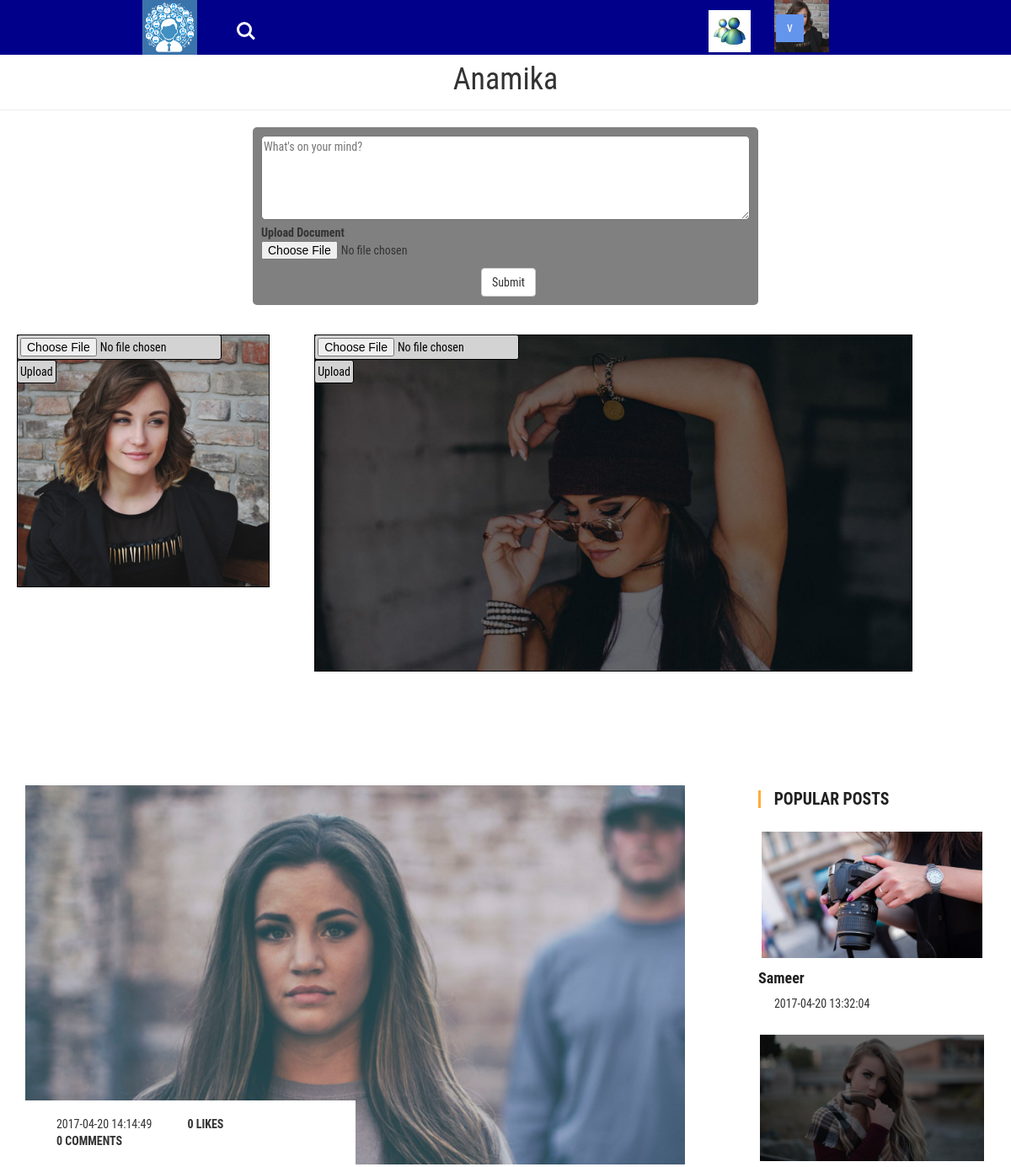
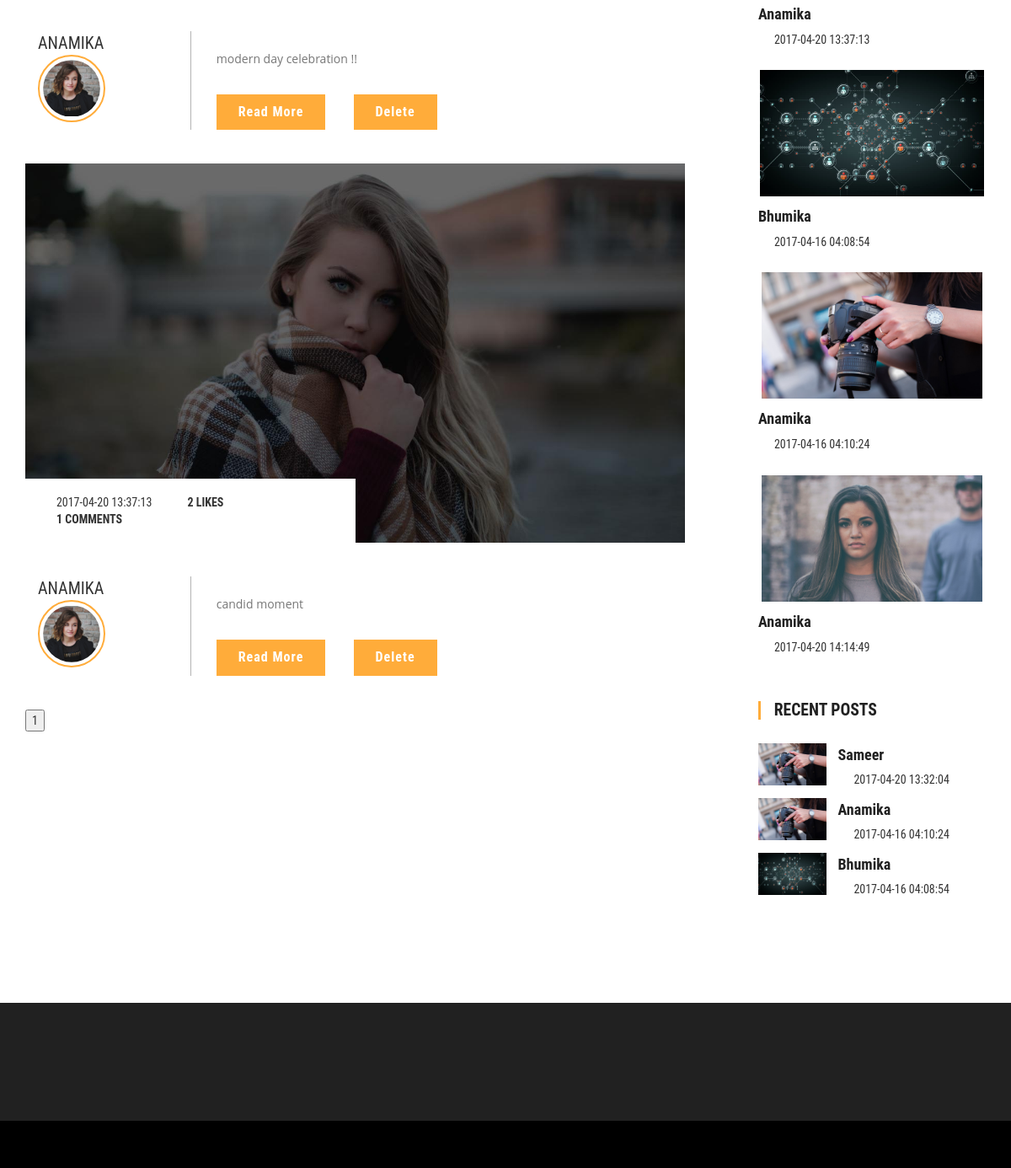
/user_page.php?text1=anamikap24@gmail.com (signed in), run on the app's committed database (2 pictures, top to bottom).
### tables this page shows
CREATE TABLE `users` (
  `UserId` int(11) NOT NULL,
  `Username` varchar(25) NOT NULL,
  `Email` varchar(255) NOT NULL,
  `Password` varchar(255) NOT NULL,
  `Content` varchar(2000) NOT NULL,
  `Gender` varchar(10) NOT NULL,
  `CreationDate` date NOT NULL,
  `UpdatedDate` date NOT NULL,
  `IsAdmin` int(10) NOT NULL,
  `Profile_Pic` varchar(2000) NOT NULL,
  `Cover_Pic` varchar(2000) NOT NULL
);

CREATE TABLE `posts` (
  `ID` int(11) NOT NULL,
  `post_Content` varchar(30000) NOT NULL,
  `Content` varchar(2000) NOT NULL,
  `image` varchar(2000) NOT NULL,
  `author_id` int(11) NOT NULL,
  `date_time` varchar(2000) NOT NULL,
  `num_comment` int(11) NOT NULL,
  `num_likes` int(11) NOT NULL
);

### user_page.php (the view, shortened to what this page needs)
<!DOCTYPE html>
<html lang="en" ng-app = "myApp">
<head>
<?php include "header.php";
	if(isset($_SESSION['email']) && $_SESSION['email']!=''){
 ?>
<link href="css/skdslider.css" rel="stylesheet">
<?php
	$email = $_GET['text1'];
	$query = " SELECT * FROM users WHERE Email = '$_SESSION[email]' limit 1";
	$result = mysqli_query($con,$query);
	$row = mysqli_fetch_array($result);
	$query = " SELECT * FROM users WHERE Email = '$email' limit 1";
	$result = mysqli_query($con,$query);
	$row2 = mysqli_fetch_array($result);
?>
</head>
<body ng-controller="cntrl">
	<header style="height:65px; background-color:#00008B">
			<div class="container">
				<div style="margin-left:0px;  width:30%; margin-bottom:20px; dsplay:inline;" class="logo">
					<a href=<?php echo "main.php?text1=".$_SESSION['email']; ?>><img style="height:65px; width:65px;"src="images/logo.png" /></a>
						<div style="margin-left:80px; width:200px;" >
							<div style="width:40px; margin-left:80%; margin-top:-50px;" class="cd-main-header">
								<a class="cd-search-trigger" href="#cd-search"> <span></span></a>
							</div>
						</div>
						<div class="dropdown">
				<button class="dropbtn">v</button>
			</div>
			<input  ng-init="search_id='<?php echo $row['UserId']; ?>'" ng-click="find_frnd_reqst()" id="frnd_request" style="margin-top:-100px; margin-left:237%; width:50px; height:50px;" type="image" src="images/request.jpg" alt="Submit" />
	</header>
	<h1 align="center"; style="margin-top:10px; margin-bottom:-5px;"> <?php echo $row2['Username']; ?> </h1>
	<hr />
	<?php if($_SESSION['email'] == $email){ ?>
	<div style="background-color:grey; width:50%; margin:10px auto; padding:10px; border-radius:5px; z-index:0;">
		<form style="margin:auto; " >
			<textarea ng-init="author_id='<?php echo $row['UserId']; ?>'" ng-model="content" style="width:100%; border-radius:5px; height:100px;" type="text" name="desc" placeholder="What's on your mind?" required></textarea>
			<label>Upload Document </label>
			<input file-input="files" type="file" name="file" accept="image/jpeg,image/png,image/gif" id="image" required>
			<button type="submit" style="margin: 10px 45% 0px;" class="btn btn-default"  ng-click="uploadFile()" >Submit</button>
		</form>
	</div>
	<?php } ?>
	<div style="margin-top:-40px;" class="container" >
		<div class="banner-btm-agile" >
		<div style="height:500px;  margin-top:-20px" >
			<div style="width:100px;" class="ctn">
				<?php $a = $row2['Profile_Pic'];
				echo "<img style='position:absolute; margin-left:-10px; height:300px; width:300px; border:solid black 1px;' id='cover-image' src='images/$a' alt='Profile Pic'>";
				if($_SESSION['email'] == $email){ ?>
				<form id="image_form" style="position:absolute; margin-left:-10px; height:30px; width:300px;" >
					<input  ng-init="email='<?php echo $email; ?>'; " file-input="files" id="def" type="file" name="file" accept="image/png,image/jpg,image/jpeg,image/gif" required>
					<input type="submit" value="Upload" ng-click="uploadImage()">
				</form>
				<?php } ?>
			</div>
			<div style="width:700px;" class="ctn">
				<?php $a = $row2['Cover_Pic'];
				echo "<img style='position:absolute; margin-left:20%;  height:400px; border:solid black 1px;' id='cover-image' src='images/$a' alt='Cover Pic' >";
				if($_SESSION['email'] == $email){ ?>
				<form id="image_form2" style="position:absolute; margin-left:20%; width:60%; height:400px;"  >
					<input ng-init="email='<?php echo $email; ?>';" file-input="files" id="abc" type="file" name="file" accept="image/png,image/jpg,image/jpeg,image/gif" required>
					<input type="submit" value="Upload" ng-click="uploadImage2()">
				</form>
				 <?php } ?>
			</div>
		</div>
			<div style="margin-top:50px;" class="col-md-9 btm-wthree-left">
			<div id="post_data">
				<?php
					$record_per_page =4;
					if(isset($_POST["page"])){
						$page = $_POST["page"];
					}
					else{
						$page = 1;
					}
					$start_from = ($page - 1)*$record_per_page;
					$query = "SELECT posts.post_content as con,num_comment,num_likes,ID,Username,Profile_Pic,image,date_time,email FROM posts join users WHERE author_id=userid and author_id = '$row2[UserId]' order by date_time desc LIMIT $start_from,$record_per_page";
					$result = mysqli_query($con,$query);
					$post_num = mysqli_num_rows($result);
					while($post_num>0 && $post = mysqli_fetch_array($result)){
				?>
				<div class="wthree-top">
					<div class="w3agile-top">
						<div style="height:450px; background-color:#d9d9db;"  class="w3agile_special_deals_grid_left_grid">
							<a href=<?php echo "singlepage.php?text1=".$email."&text2=".$post['ID']; ?>>
								<img style=" height:100%; margin:auto;" src=<?php echo "images/".$post['image']; ?> class="img-responsive" alt="" />
							</a>
						</div>
						<div class="w3agile-middle">
						<ul>
							<li><i class="fa fa-calendar" aria-hidden="true"></i><?php echo $post['date_time']; ?></li>
							<li><a href=<?php echo "singlepage.php?text1=".$email."&text2=".$post['ID']; ?>><i class="fa fa-thumbs-up" aria-hidden="true"></i><?php echo $post['num_likes'];?> LIKES</a></li>
							<li><a href=<?php echo "singlepage.php?text1=".$email."&text2=".$post['ID']; ?>><i class="fa fa-comment" aria-hidden="true"></i><?php echo $post['num_comment'];?> COMMENTS</a></li>
						</ul>
					</div>
					</div>
					<div class="w3agile-bottom">
						<div class="col-md-3 w3agile-left">
							<h5><?php echo $post['Username']; ?></h5>
							<div class="comments-grid-left">
								<a href=<?php echo 'user_page.php?text1='.$post['email']; ?>>
									<img style="height:80px; width:80px;" src=<?php echo "images/".$post['Profile_Pic']; ?> alt=" " />
								</a>
							</div>
						</div>
						<div class="col-md-9 w3agile-right">
							<p><?php echo $post['con']; ?></p>
							<a class="agileits w3layouts" href=<?php echo "singlepage.php?text1=".$email."&text2=".$post['ID']; ?>>Read More </a>
							<?php if($_SESSION['email']==$email){ ?>
								<a style="margin-left:30px;" class="agileits w3layouts" href=<?php echo "delete.php?text1=".$email."&text2=".$post['ID']; ?>>Delete </span></a>
							<?php } ?>
						</div>
							<div class="clearfix"></div>
					</div>
				</div>
				<?php }
 					$page_query = "SELECT * FROM posts WHERE author_id = '$row2[UserId]'";
					$page_result = mysqli_query($con, $page_query);
					$total_records = mysqli_num_rows($page_result);
					$total_pages = ceil($total_records/$record_per_page);
					for($i=1; $i<=$total_pages; $i++){
						?>
							<form id="page" method="post" action=<?php echo "user_page.php?text1=".$email; ?>>
								<input type="Submit" value=<?php echo $i; ?> name="page"/>
							</form>
						<?php
					}
				?>
			</div>
		</div>
			<div class="col-md-3 w3agile_blog_left">
				<div class="w3ls_popular_posts">
					<h3>Popular Posts</h3>
				<?php
					$result = mysqli_query($con,"Select date_time,Username,image,Email,ID from posts join users where author_id = UserId order by num_likes desc limit 5");
					while($pop_re = mysqli_fetch_array($result)){
				?>
					<div class="agileits_popular_posts_grid">
						<div class="w3agile_special_deals_grid_left_grid">
							<a href=<?php echo "singlepage.php?text1=".$pop_re['Email']."&text2=".$pop_re['ID']; ?>>
								<img style=" height:150px; margin:auto;" src=<?php echo "images/".$pop_re['image']; ?> class="img-responsive" alt="" />
							</a>
						</div>
						<h4>
							<a href=<?php echo 'user_page.php?text1='.$pop_re['Email']; ?>>
								<?php echo $pop_re['Username']; ?>
							</a>
						</h4>
						<h5><i class="fa fa-calendar" aria-hidden="true"></i><?php echo $pop_re['date_time']; ?></h5>
					</div>
				<?php } ?>
				</div>
			<div class="w3ls_recent_posts">
					<h3>Recent Posts</h3>
				<?php
					$result = mysqli_query($con,"Select date_time,Username,image,Email,ID from posts join users where author_id = UserId and email!='$_SESSION[email]' order by date_time desc limit 3");
					while($pop_re = mysqli_fetch_array($result)){
				?>
					<div class="agileits_recent_posts_grid">
						<div class="agileits_recent_posts_gridl">
							<div class="w3agile_special_deals_grid_left_grid">
								<a href=<?php echo "singlepage.php?text1=".$pop_re['Email']."&text2=".$pop_re['ID']; ?>>
									<img style=" height:50px; margin:auto;" src=<?php echo "images/".$pop_re['image']; ?> class="img-responsive" alt="" />
								</a>
							</div>
						</div>
						<div class="agileits_recent_posts_gridr">
						<h4>
							<a href=<?php echo 'user_page.php?text1='.$pop_re['Email']; ?>>
								<?php echo $pop_re['Username']; ?>
							</a>
						</h4>
						<h5><i class="fa fa-calendar" aria-hidden="true"></i><?php echo $pop_re['date_time']; ?></h5>
						</div>
						<div class="clearfix"> </div>
					</div>
				<?php } ?>
				</div>
			</div>
		</div>
	</div>
	<div class="footer-agile-info"></div>
	<div class="copyright">	</div>
</body>
</html>
<?php }else {
	include "error_page.php";
}

### user_page.php (style rules this page uses)
#page { display :inline-block; }

### data on the page
users: Username "Anamika", desc "What's on your mind?", Profile_Pic (picture), Cover_Pic (picture)
posts: image (picture), date_time "2017-04-20 14:14:49", num_likes "0", num_comment "0", author.Username "ANAMIKA", author.Profile_Pic (picture), post_Content "modern day celebration !!", author.Username "Anamika"
posts: image (picture), date_time "2017-04-20 13:37:13", num_likes "2", num_comment "1", author.Username "ANAMIKA", author.Profile_Pic (picture), post_Content "candid moment", author.Username "Anamika"
posts: image (picture), author.Username "Sameer", date_time "2017-04-20 13:32:04"
posts: image (picture), author.Username "Bhumika", date_time "2017-04-16 04:08:54"
posts: image (picture), author.Username "Anamika", date_time "2017-04-16 04:10:24"
